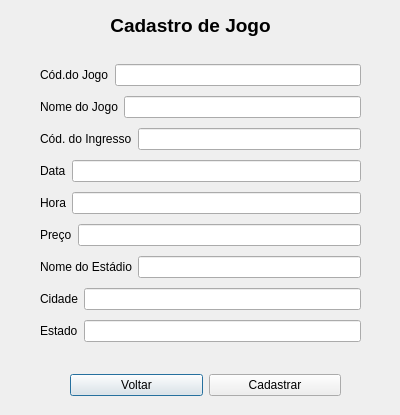
<?xml version="1.0" encoding="UTF-8"?>
<ui version="4.0">
 <class>fm_cadastrarJogo</class>
 <widget class="QDialog" name="fm_cadastrarJogo">
  <property name="geometry">
   <rect>
    <x>0</x>
    <y>0</y>
    <width>400</width>
    <height>415</height>
   </rect>
  </property>
  <property name="windowTitle">
   <string>Dialog</string>
  </property>
  <widget class="QLabel" name="label">
   <property name="geometry">
    <rect>
     <x>20</x>
     <y>10</y>
     <width>341</width>
     <height>31</height>
    </rect>
   </property>
   <property name="font">
    <font>
     <pointsize>14</pointsize>
     <weight>75</weight>
     <bold>true</bold>
    </font>
   </property>
   <property name="text">
    <string>Cadastro de Jogo</string>
   </property>
   <property name="alignment">
    <set>Qt::AlignCenter</set>
   </property>
  </widget>
  <widget class="QWidget" name="layoutWidget">
   <property name="geometry">
    <rect>
     <x>40</x>
     <y>60</y>
     <width>321</width>
     <height>291</height>
    </rect>
   </property>
   <layout class="QVBoxLayout" name="verticalLayout">
    <item>
     <layout class="QHBoxLayout" name="horizontalLayout">
      <item>
       <widget class="QLabel" name="label_2">
        <property name="text">
         <string>Cód.do Jogo</string>
        </property>
       </widget>
      </item>
      <item>
       <widget class="QLineEdit" name="txt_codJogo"/>
      </item>
     </layout>
    </item>
    <item>
     <layout class="QHBoxLayout" name="horizontalLayout_2">
      <item>
       <widget class="QLabel" name="label_3">
        <property name="text">
         <string>Nome do Jogo</string>
        </property>
       </widget>
      </item>
      <item>
       <widget class="QLineEdit" name="txt_nomeJogo"/>
      </item>
     </layout>
    </item>
    <item>
     <layout class="QHBoxLayout" name="horizontalLayout_3">
      <item>
       <widget class="QLabel" name="label_4">
        <property name="text">
         <string>Cód. do Ingresso</string>
        </property>
       </widget>
      </item>
      <item>
       <widget class="QLineEdit" name="txt_codIngresso"/>
      </item>
     </layout>
    </item>
    <item>
     <layout class="QHBoxLayout" name="horizontalLayout_4">
      <item>
       <widget class="QLabel" name="label_5">
        <property name="text">
         <string>Data</string>
        </property>
       </widget>
      </item>
      <item>
       <widget class="QLineEdit" name="txt_data"/>
      </item>
     </layout>
    </item>
    <item>
     <layout class="QHBoxLayout" name="horizontalLayout_5">
      <item>
       <widget class="QLabel" name="label_6">
        <property name="text">
         <string>Hora</string>
        </property>
       </widget>
      </item>
      <item>
       <widget class="QLineEdit" name="txt_hora"/>
      </item>
     </layout>
    </item>
    <item>
     <layout class="QHBoxLayout" name="horizontalLayout_6">
      <item>
       <widget class="QLabel" name="label_7">
        <property name="text">
         <string>Preço</string>
        </property>
       </widget>
      </item>
      <item>
       <widget class="QLineEdit" name="txt_preco"/>
      </item>
     </layout>
    </item>
    <item>
     <layout class="QHBoxLayout" name="horizontalLayout_7">
      <item>
       <widget class="QLabel" name="label_8">
        <property name="text">
         <string>Nome do Estádio</string>
        </property>
       </widget>
      </item>
      <item>
       <widget class="QLineEdit" name="txt_nomeEstadio"/>
      </item>
     </layout>
    </item>
    <item>
     <layout class="QHBoxLayout" name="horizontalLayout_8">
      <item>
       <widget class="QLabel" name="label_9">
        <property name="text">
         <string>Cidade</string>
        </property>
       </widget>
      </item>
      <item>
       <widget class="QLineEdit" name="txt_cidade"/>
      </item>
     </layout>
    </item>
    <item>
     <layout class="QHBoxLayout" name="horizontalLayout_9">
      <item>
       <widget class="QLabel" name="label_10">
        <property name="text">
         <string>Estado</string>
        </property>
       </widget>
      </item>
      <item>
       <widget class="QLineEdit" name="txt_estado"/>
      </item>
     </layout>
    </item>
   </layout>
  </widget>
  <widget class="QWidget" name="layoutWidget">
   <property name="geometry">
    <rect>
     <x>70</x>
     <y>370</y>
     <width>271</width>
     <height>31</height>
    </rect>
   </property>
   <layout class="QHBoxLayout" name="horizontalLayout_10">
    <item>
     <widget class="QPushButton" name="btn_voltar">
      <property name="text">
       <string>Voltar</string>
      </property>
     </widget>
    </item>
    <item>
     <widget class="QPushButton" name="btn_cadastrarJogo">
      <property name="text">
       <string>Cadastrar</string>
      </property>
     </widget>
    </item>
   </layout>
  </widget>
 </widget>
 <resources/>
 <connections/>
</ui>
